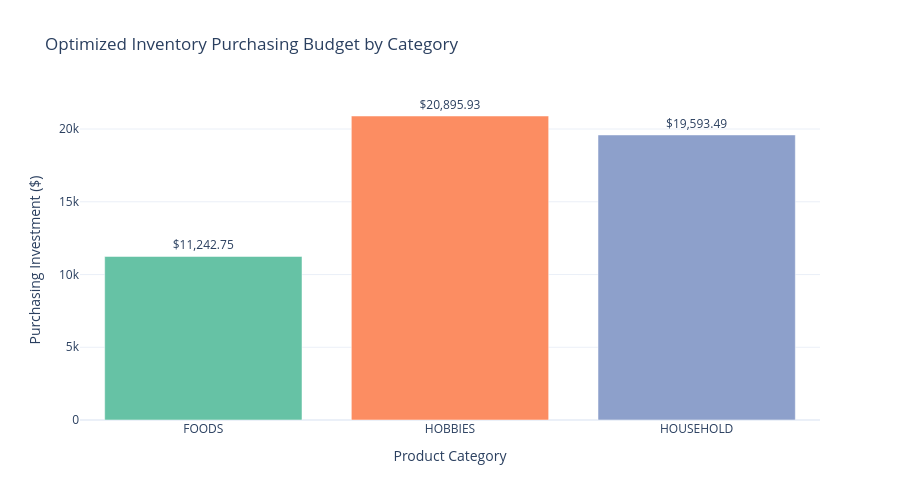

Notebook cell for this chart:
### Code cell
fig = px.bar(
    category_inventory,
    x="Category",
    y="Order_Cost",
    color="Category",
    text="Order_Cost",
    title="Optimized Inventory Purchasing Budget by Category",
    labels={
        "Category": "Product Category",
        "Order_Cost": "Purchasing Investment ($)"
    },
    color_discrete_sequence=px.colors.qualitative.Set2
)

fig.update_traces(
    texttemplate="$%{text:,.2f}",
    textposition="outside"
)

fig.update_layout(
    template="plotly_white",
    height=500,
    showlegend=False,
    yaxis_title="Purchasing Investment ($)"
)

fig.show()

### Figure 1 — Plotly figure (JSON) as saved in the notebook; plotly's stock layout.template omitted (floating-point values rounded to 4 significant figures)
{"data": [{"hovertemplate": "Product Category=%{x}<br>Purchasing Investment ($)=%{text}<extra></extra>", "legendgroup": "FOODS", "marker": {"color": "rgb(102,194,165)", "pattern": {"shape": ""}}, "name": "FOODS", "orientation": "v", "showlegend": true, "text": [11240.0], "textposition": "outside", "texttemplate": "$%{text:,.2f}", "type": "bar", "x": ["FOODS"], "xaxis": "x", "y": [11240.0], "yaxis": "y"}, {"hovertemplate": "Product Category=%{x}<br>Purchasing Investment ($)=%{text}<extra></extra>", "legendgroup": "HOBBIES", "marker": {"color": "rgb(252,141,98)", "pattern": {"shape": ""}}, "name": "HOBBIES", "orientation": "v", "showlegend": true, "text": [20900.0], "textposition": "outside", "texttemplate": "$%{text:,.2f}", "type": "bar", "x": ["HOBBIES"], "xaxis": "x", "y": [20900.0], "yaxis": "y"}, {"hovertemplate": "Product Category=%{x}<br>Purchasing Investment ($)=%{text}<extra></extra>", "legendgroup": "HOUSEHOLD", "marker": {"color": "rgb(141,160,203)", "pattern": {"shape": ""}}, "name": "HOUSEHOLD", "orientation": "v", "showlegend": true, "text": [19590.0], "textposition": "outside", "texttemplate": "$%{text:,.2f}", "type": "bar", "x": ["HOUSEHOLD"], "xaxis": "x", "y": [19590.0], "yaxis": "y"}], "layout": {"barmode": "relative", "height": 500, "legend": {"title": {"text": "Product Category"}, "tracegroupgap": 0}, "showlegend": false, "title": {"text": "Optimized Inventory Purchasing Budget by Category"}, "xaxis": {"anchor": "y", "categoryarray": ["FOODS", "HOBBIES", "HOUSEHOLD"], "categoryorder": "array", "domain": [0, 1], "title": {"text": "Product Category"}}, "yaxis": {"anchor": "x", "domain": [0, 1], "title": {"text": "Purchasing Investment ($)"}}}}
